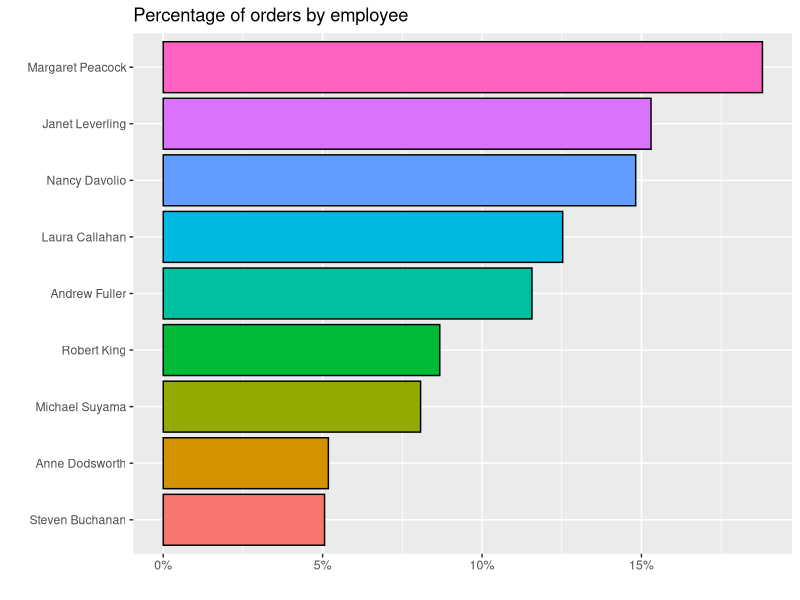

This chart was generated by the following R code:
## ---- chunk 1
library(tidyverse)
library(scales)
library(tidytext)
library(readxl)
library(rmarkdown)
## ---- chunk 2
orders = read_xlsx("data/Narocilo.xlsx", sheet = "Orders")
zaposleni = read_xlsx("data/Narocilo.xlsx", sheet = "Zaposleni")

## ---- chunk 3
head(orders) %>% paged_table()
head(zaposleni) %>% paged_table()

## ---- chunk 4
nrow(orders) # vrstice
ncol(orders) # stolpci
dim(orders) # vrstice x stolpci (dimenzije)

## ---- chunk 5
zaposleni %>% 
  dplyr::select(EmployeeID, HomePhone, HireDate) %>% 
  filter(EmployeeID == 1)

## ---- chunk 6
zdruzena = orders %>% 
  left_join(zaposleni, by = "EmployeeID", keep = FALSE)

zdruzena %>% paged_table()

## ---- chunk 7
zdruzena %>% 
  unite(EmployeeName, LastName:FirstName, sep = " ")

zdruzena_nova = zdruzena %>% 
  unite(EmployeeName, c(FirstName, LastName), sep = " ")

zdruzena_nova %>% paged_table()

## ---- chunk 8
vir = as.data.frame(t(zaposleni))

vir = vir[-1,] %>% # izbrišemo prvo vrstico
  rownames_to_column(var = "Lastnosti") # nov stolpec

vir %>% paged_table()

## ---- chunk 9
kontakt = zdruzena_nova %>% 
  distinct(EmployeeName, .keep_all = T) %>% 
  separate(EmployeeName, into = c("Ime", "Priimek")) %>% 
  dplyr::select(Ime, Priimek, Title, BirthDate, HomePhone)

kontakt %>% paged_table()

## ---- chunk 10
zdruzena_nova %>% 
  filter(EmployeeName == "Steven Buchanan") %>% 
  dplyr::select(EmployeeName, HomePhone, Address:Country) %>% 
  distinct() %>% 
  unite(Naslov, Address:Country, sep = ", ") %>% 
  rename(Telefon = HomePhone,
         Zaposleni = EmployeeName) %>% 
  paged_table()

## ---- chunk 11
zaposleni[5,8] # vrstica 5, stolpec 8

zaposleni %>% 
  # add_rownames() %>% # opcionalen korak
  filter(str_detect(LastName, "Fuller")) %>% 
  dplyr::select(EmployeeID)

zdruzena_nova %>% 
  filter(str_detect(EmployeeName, "Fuller")) %>% paged_table()

kontakt %>% 
  filter(str_detect(Priimek, "Fuller")) %>% paged_table()

## ---- chunk 12
seznam = zdruzena_nova %>% 
  count(EmployeeID, OrderID) %>% 
  filter(EmployeeID == 9)

seznam %>% paged_table()

(napredno_filtriranje = seznam %>% 
  summarise(Narocila = sum(n))
)

## ---- chunk 13
zdruzena_nova %>%
  count(EmployeeName) %>%
  mutate(Procent = n / sum(n)) %>% 
  ungroup() %>% 
  mutate(EmployeeName = fct_reorder(EmployeeName, Procent)) %>% 
  ggplot(aes(Procent, EmployeeName, fill = EmployeeName)) +
  geom_col(color = "black") +
  scale_x_continuous(labels = percent_format()) +
  theme(legend.position = "none") +
  labs(x="", y="", title = "Percentage of orders by employee")
